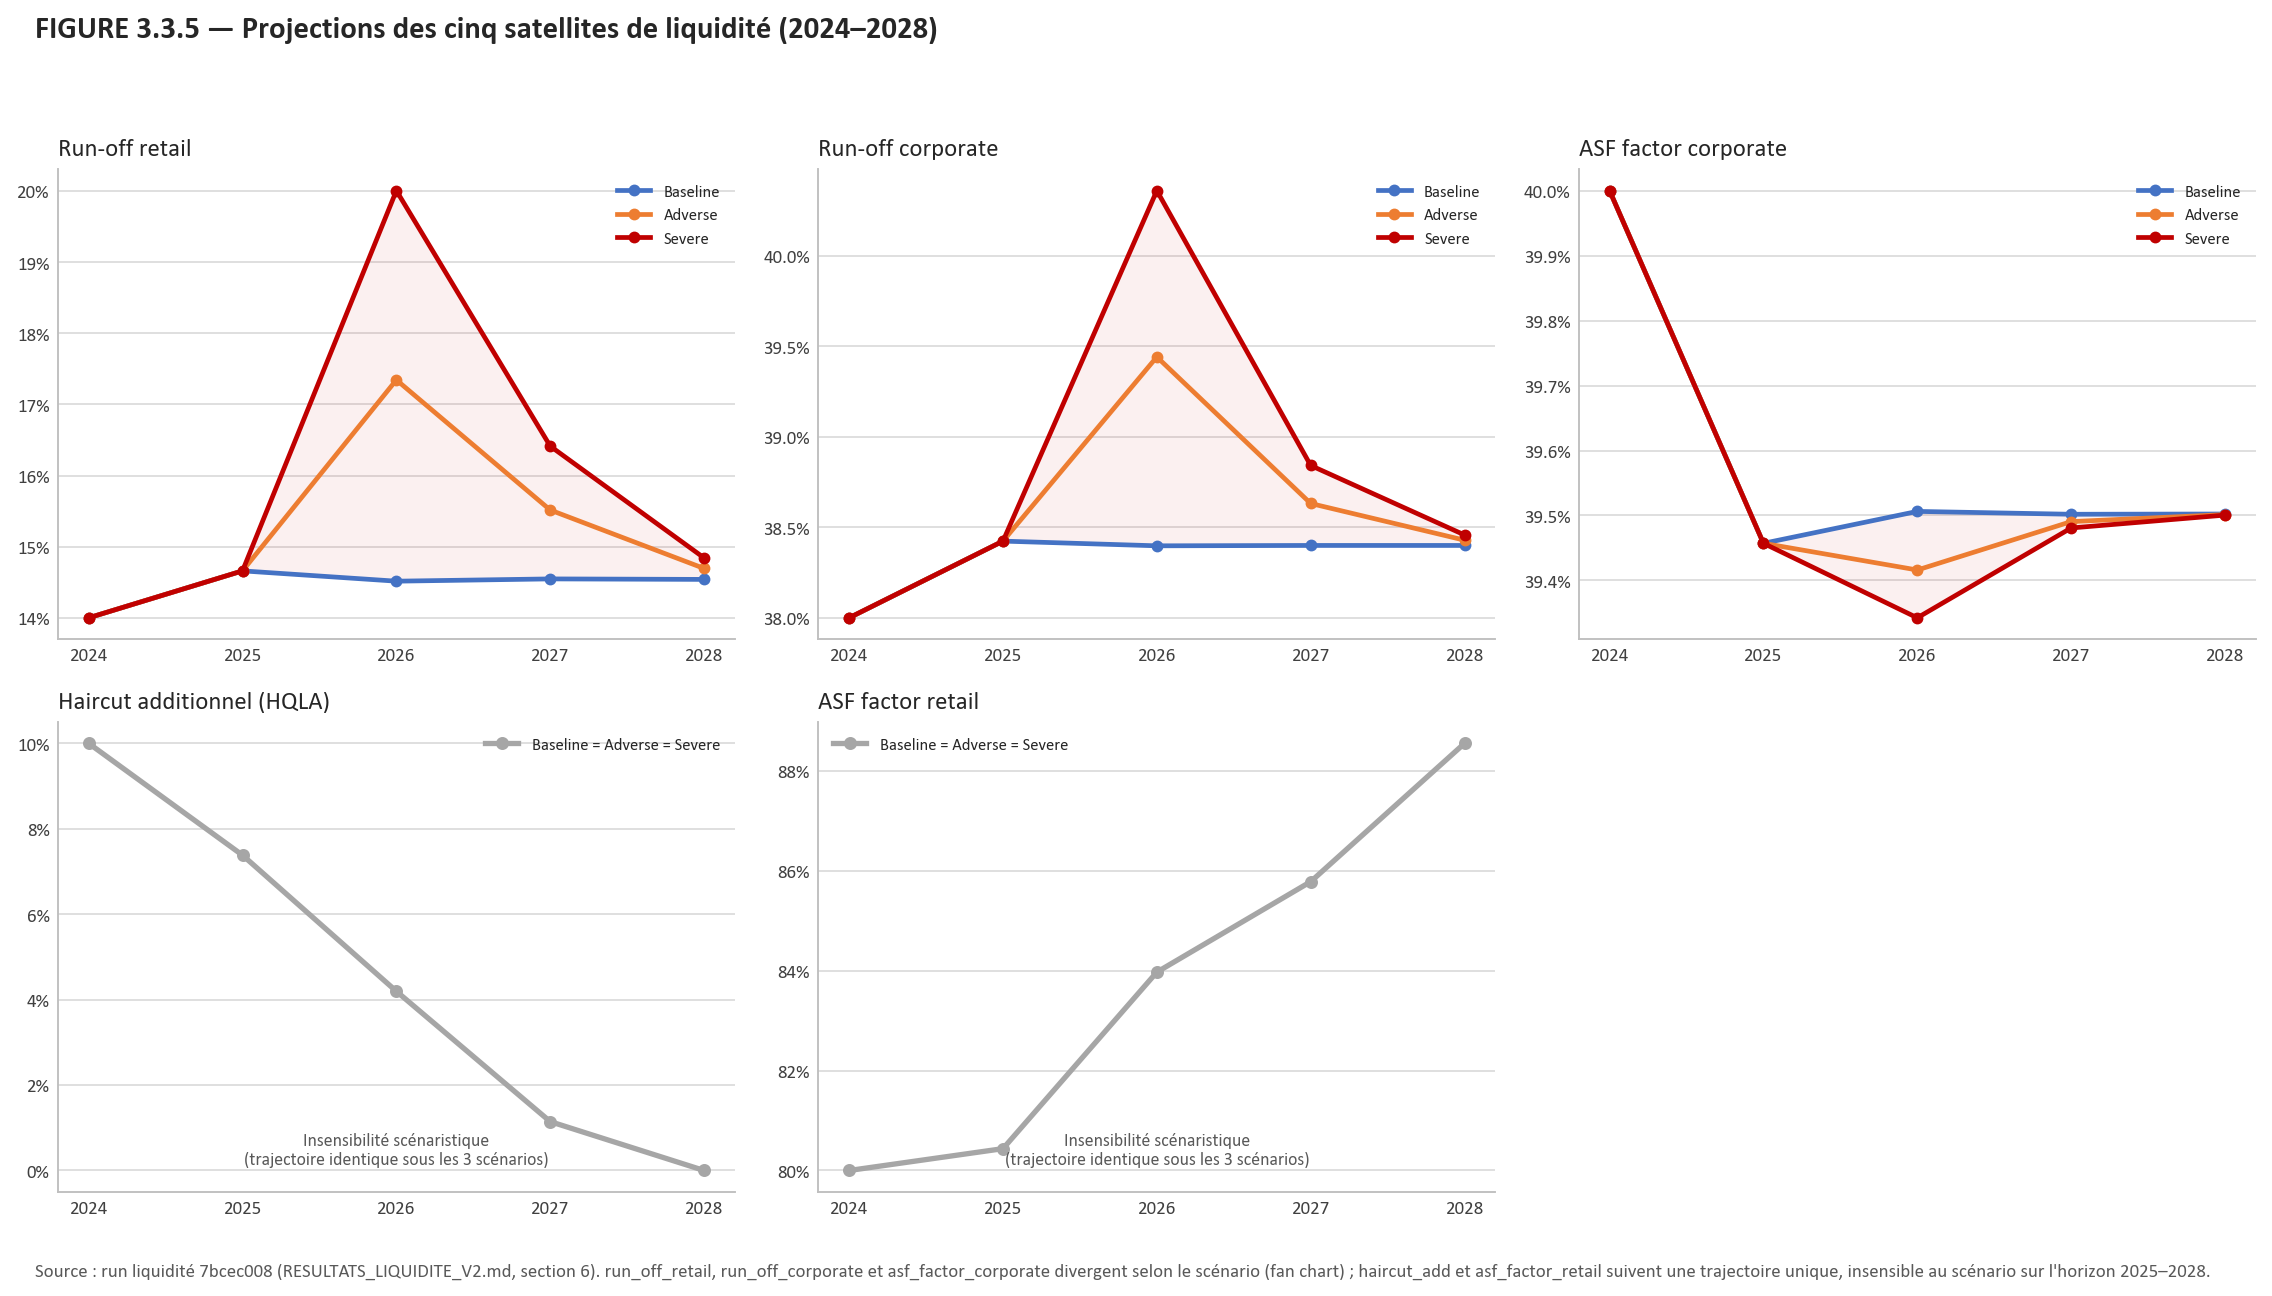

Write Python code to recreate this figure.
"""FIGURE 3.3.5 - Projections des cinq satellites de liquidite (2024-2028).
Source: RESULTATS_LIQUIDITE_V2.md section 6 (run 7bcec008)."""
import sys, os
sys.path.insert(0, os.path.dirname(__file__))
from _style import plt, style_axes, BLUE, ORANGE, RED, GRAY

years = [2024, 2025, 2026, 2027, 2028]

data = {
    "run_off_retail": {
        "baseline": [0.1400, 0.14660, 0.14515, 0.14547, 0.14540],
        "adverse":  [0.1400, 0.14660, 0.17344, 0.15515, 0.14694],
        "severe":   [0.1400, 0.14660, 0.20004, 0.16413, 0.14842],
        "fan": True,
    },
    "run_off_corporate": {
        "baseline": [0.3800, 0.38424, 0.38398, 0.38400, 0.38400],
        "adverse":  [0.3800, 0.38424, 0.39442, 0.38632, 0.38429],
        "severe":   [0.3800, 0.38424, 0.40361, 0.38842, 0.38458],
        "fan": True,
    },
    "asf_factor_corporate": {
        "baseline": [0.4000, 0.394572, 0.395063, 0.395019, 0.395023],
        "adverse":  [0.4000, 0.394572, 0.394161, 0.394906, 0.395014],
        "severe":   [0.4000, 0.394572, 0.393425, 0.394808, 0.395006],
        "fan": True,
    },
    "haircut_add": {
        "baseline": [0.1000, 0.07381, 0.04195, 0.01144, 0.00000],
        "fan": False,
    },
    "asf_factor_retail": {
        "baseline": [0.8000, 0.804371, 0.839688, 0.857790, 0.885468],
        "fan": False,
    },
}

titles = {
    "run_off_retail": "Run-off retail",
    "run_off_corporate": "Run-off corporate",
    "asf_factor_corporate": "ASF factor corporate",
    "haircut_add": "Haircut additionnel (HQLA)",
    "asf_factor_retail": "ASF factor retail",
}

fig, axes = plt.subplots(2, 3, figsize=(13.5, 7.6))
axes = axes.flatten()
order = ["run_off_retail", "run_off_corporate", "asf_factor_corporate", "haircut_add", "asf_factor_retail"]

for i, key in enumerate(order):
    ax = axes[i]
    d = data[key]
    if d["fan"]:
        ax.plot(years, d["baseline"], color=BLUE, lw=2, marker="o", ms=4, label="Baseline")
        ax.plot(years, d["adverse"], color=ORANGE, lw=2, marker="o", ms=4, label="Adverse")
        ax.plot(years, d["severe"], color=RED, lw=2, marker="o", ms=4, label="Severe")
        ax.fill_between(years, d["baseline"], d["severe"], color=RED, alpha=0.06)
    else:
        ax.plot(years, d["baseline"], color=GRAY, lw=2.25, marker="o", ms=4.5, label="Baseline = Adverse = Severe")
        ax.text(0.5, 0.06, "Insensibilité scénaristique\n(trajectoire identique sous les 3 scénarios)",
                transform=ax.transAxes, ha="center", fontsize=7.5, color="#595959")
    style_axes(ax, pct_left=True)
    vals = d["baseline"] + (d.get("adverse", []) + d.get("severe", []) if d["fan"] else [])
    if max(vals) - min(vals) < 0.03:
        import matplotlib.ticker as mticker
        ax.yaxis.set_major_formatter(mticker.PercentFormatter(xmax=1, decimals=1))
    ax.set_title(titles[key], fontsize=10.5, loc="left")
    ax.set_xticks(years)
    ax.tick_params(labelsize=8)
    ax.legend(fontsize=7, loc="best")

axes[-1].axis("off")

fig.suptitle("FIGURE 3.3.5 — Projections des cinq satellites de liquidité (2024–2028)",
             fontsize=13, fontweight="bold", x=0.02, ha="left")
fig.text(0.02, 0.005,
         "Source : run liquidité 7bcec008 (RESULTATS_LIQUIDITE_V2.md, section 6). run_off_retail, run_off_corporate et asf_factor_corporate "
         "divergent selon le scénario (fan chart) ; haircut_add et asf_factor_retail suivent une trajectoire unique, insensible au scénario "
         "sur l'horizon 2025–2028.",
         fontsize=8, color="#595959")

fig.tight_layout(rect=[0, 0.03, 1, 0.95])
out = os.path.join(os.path.dirname(__file__), "fig_3_3_5_satellites.png")
fig.savefig(out, dpi=170, bbox_inches="tight")
print("saved", out)
